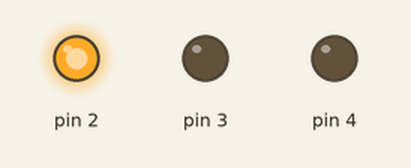
This sketch was run on a simulated Arduino Uno, built with avr-gcc and run on an emulated ATmega328P. Shown: output pins drawn as LEDs (lit = HIGH).

Above: at 2.5 s.
At 11.0 s:
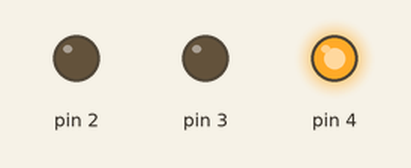
At 17.5 s:
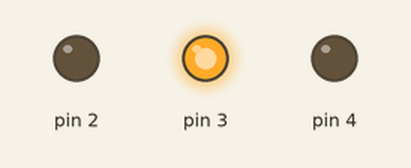
Timing chart, 0 to 24.7 s (numbered marks = the images above):
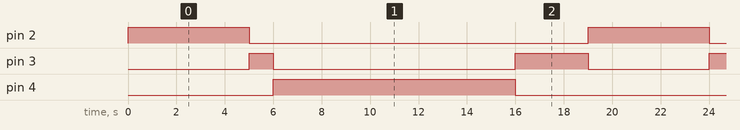

The sketch:

Trrafic_light.ino
```cpp
void setup() {
  // put your setup code here, to run once:
  pinMode(2,OUTPUT); // 2 nolu pini çıkış yap
  pinMode(3,OUTPUT); // 3 nolu pini çıkış yap
  pinMode(4,OUTPUT); // 4 nolu pini çıkış yap
}

void loop() {
  // put your main code here, to run repeatedly:
  digitalWrite(2,1); // 2 nolu pine 1(HIGH) bilgisini yolla
  digitalWrite(3,0); // 3 nolu pine 0(LOW) bilgisini yolla
  digitalWrite(4,0); // 4 nolu pine 0(LOW) bilgisini yolla
  delay(5000);       // 5 sn bekle
  digitalWrite(2,0); // 2 nolu pine 0(LOW) bilgisini yolla
  digitalWrite(3,1); // 3 nolu pine 1(HIGH) bilgisini yolla
  digitalWrite(4,0); // 4 nolu pine 0(LOW) bilgisini yolla
  delay(1000);      //  1 sn bekle
  digitalWrite(2,0); // 2 nolu pine 0(LOW) bilgisini yolla
  digitalWrite(3,0); // 3 nolu pine 0(HIGH) bilgisini yolla
  digitalWrite(4,1); // 4 nolu pine 1(LOW) bilgisini yolla
  delay(10000);      //  6 sn bekle
  digitalWrite(2,0); // 2 nolu pine 0(LOW) bilgisini yolla
  digitalWrite(3,1); // 3 nolu pine 1(HIGH) bilgisini yolla
  digitalWrite(4,0); // 4 nolu pine 0(LOW) bilgisini yolla
  delay(3000);      // 11 sn bekle
}
```

Measured:
- by itself, pin 2: alternates HIGH for 5.0 s and LOW for 14.0 s
- by itself, pin 3: repeats every 19.0 s: LOW 10.0 s, HIGH 3.0 s, LOW 5.0 s, HIGH 1.0 s
- by itself, pin 4: alternates HIGH for 10.0 s and LOW for 9.0 s
